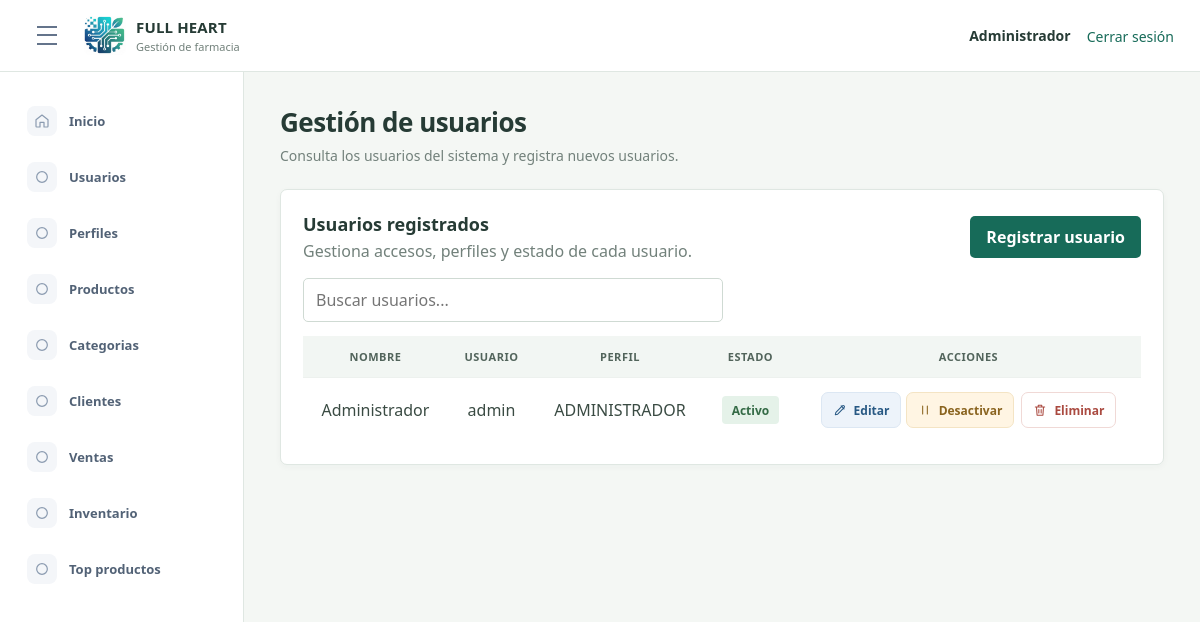
Page /index.php?route=module/usuarios (signed in) on the earlier database version.
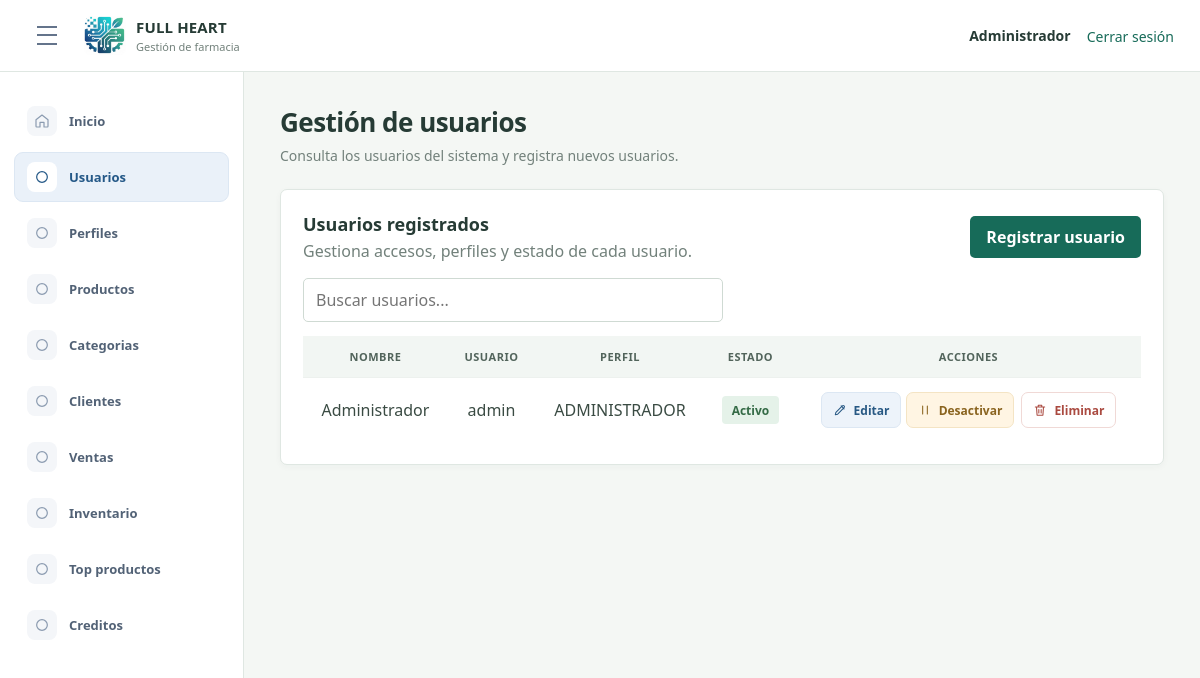
Same page on the later database version.
### tables this page shows
CREATE TABLE `opcion` (
  `idopcion` int(11) NOT NULL AUTO_INCREMENT,
  `descripcion` varchar(100) NOT NULL,
  `url` varchar(200) NOT NULL,
  `icono` varchar(50) NOT NULL DEFAULT 'fa-circle',
  `estado` tinyint(1) NOT NULL DEFAULT 1,
  `fecha_creacion` datetime NOT NULL DEFAULT current_timestamp(),
  PRIMARY KEY (`idopcion`)
);

CREATE TABLE `usuario` (
  `idusuario` int(11) NOT NULL AUTO_INCREMENT,
  `nombre` varchar(100) NOT NULL,
  `usuario` varchar(50) NOT NULL,
  `clave` char(40) NOT NULL,
  `idperfil` int(11) NOT NULL,
  `estado` tinyint(1) NOT NULL DEFAULT 1,
  `fecha_creacion` datetime NOT NULL DEFAULT current_timestamp(),
  PRIMARY KEY (`idusuario`),
  UNIQUE KEY `uk_usuario` (`usuario`),
  KEY `idx_usuario_perfil` (`idperfil`),
  CONSTRAINT `fk_usuario_perfil` FOREIGN KEY (`idperfil`) REFERENCES `perfil` (`idperfil`)
);

CREATE TABLE `perfil` (
  `idperfil` int(11) NOT NULL AUTO_INCREMENT,
  `nombre` varchar(50) NOT NULL,
  `estado` tinyint(1) NOT NULL DEFAULT 1,
  `fecha_creacion` datetime NOT NULL DEFAULT current_timestamp(),
  PRIMARY KEY (`idperfil`)
);

### app/Controllers/UsuarioController.php (called while the page is built, shortened)
<?php
class UsuarioController
{
    private User $users;
    private Profile $profiles;
    public function __construct(User $users, Profile $profiles)
    {
        $this->users = $users;
        $this->profiles = $profiles;
    }
    public function index(): void
    {
        $menuOptions = $this->requireAccess("GET");
        $users = $this->users->all();
        require __DIR__ . "/../Views/layout/app.php";
    }
    private function requireAccess(string $method): array
    {
        $menuOptions = $this->profiles->menuOptions((int) ($_SESSION["idperfil"] ?? 0));
        foreach ($menuOptions as $option) {
            if (in_array($option["url"] ?? "", ["module/usuarios", "vista/usuarios.php"], true)) {
                $allowed = true;
                break;
            }
        }
        return $menuOptions;
    }
}

### app/Models/Profile.php (called while the page is built, shortened)
<?php
class Profile
{
    private PDO $db;
    public function __construct(PDO $db)
    {
        $this->db = $db;
    }
    public function menuOptions(int $profileId): array
    {
        $sql = "SELECT o.descripcion, o.url, o.icono
                FROM perfil p
                INNER JOIN opcion o ON o.estado = 1
                LEFT JOIN acceso a ON a.idopcion = o.idopcion AND a.idperfil = p.idperfil
                WHERE p.idperfil = :idperfil
                  AND (UPPER(p.nombre) = 'ADMINISTRADOR' OR a.estado = 1)
                ORDER BY o.idopcion";
        $statement = $this->db->prepare($sql);
        $statement->execute(["idperfil" => $profileId]);
        return $statement->fetchAll();
    }
}

### app/Models/User.php (called while the page is built, shortened)
<?php
class User
{
    private PDO $db;
    public function __construct(PDO $db)
    {
        $this->db = $db;
    }
    public function isActive(int $id): bool
    {
        $statement = $this->db->prepare("SELECT 1 FROM usuario WHERE idusuario = :id AND estado = 1");
        $statement->execute(["id" => $id]);
        return $statement->fetchColumn() !== false;
    }
    public function all(): array
    {
        return $this->db->query("SELECT u.idusuario, u.nombre, u.usuario, p.nombre AS perfil, u.estado
                                FROM usuario u
                                LEFT JOIN perfil p ON p.idperfil = u.idperfil
                                WHERE u.estado <> 2
                                ORDER BY u.idusuario")->fetchAll(PDO::FETCH_ASSOC);
    }
}

### app/Views/usuarios/index.php (the view, shortened to what the changed rows need)
<div class="page-title">
    <h1>Gestión de usuarios</h1>
</div>
<section class="panel">
    <div class="section-toolbar">
        <div>
            <h2>Usuarios registrados</h2>
        </div>
    </div>
    <div class="table-wrap">
        <table class="data-table" id="usuarios-table-1">
            <thead>
                <tr><th scope="col">Nombre</th><th scope="col">Usuario</th><th scope="col">Perfil</th><th scope="col">Estado</th><th scope="col">Acciones</th></tr>
            </thead>
            <tbody>
                <?php foreach ($users as $user): ?>
                    <tr>
                        <td><?= htmlspecialchars($user["nombre"], ENT_QUOTES, "UTF-8") ?></td>
                        <td><?= htmlspecialchars($user["usuario"], ENT_QUOTES, "UTF-8") ?></td>
                        <td><?= htmlspecialchars($user["perfil"] ?? "Sin perfil", ENT_QUOTES, "UTF-8") ?></td>
                        <td><span class="status-badge <?= (int) $user["estado"] === 1 ? "is-active" : "is-muted" ?>"><?= (int) $user["estado"] === 1 ? "Activo" : "Inactivo" ?></span></td>
                        <td class="action-cell">
                            <a class="btn btn-action-edit btn-sm" data-modal-edit href="index.php?route=module/usuarios/editar&amp;id=<?= (int) $user["idusuario"] ?>"><svg aria-hidden="true" viewBox="0 0 24 24"><path d="m14 5 5 5M4 20l4-.8L19 8a2.1 2.1 0 0 0-3-3L5 16z"/></svg><span>Editar</span></a>
                            <form action="index.php?route=module/usuarios/estado" method="post">
                                <?php if ((int) $user["estado"] === 1): ?>
                                    <button class="btn btn-action-disable btn-sm" type="submit" name="accion" value="desactivar" data-confirm="El usuario quedará inactivo temporalmente. ¿Continuar?"><svg aria-hidden="true" viewBox="0 0 24 24"><path d="M8 5v14M16 5v14"/></svg><span>Desactivar</span></button>
                                    <button class="btn btn-action-delete btn-sm" type="submit" name="accion" value="eliminar" data-confirm="El usuario quedará inactivo y conservará sus registros. ¿Continuar?"><svg aria-hidden="true" viewBox="0 0 24 24"><path d="M4 7h16M10 11v6M14 11v6M6 7l1 14h10l1-14M9 7V4h6v3"/></svg><span>Eliminar</span></button>
                                <?php else: ?>
                                    <button class="btn btn-action-enable btn-sm" type="submit" name="accion" value="activar"><svg aria-hidden="true" viewBox="0 0 24 24"><path d="M5 12h14M13 6l6 6-6 6"/></svg><span>Activar</span></button>
                                <?php endif; ?>
                            </form>
                        </td>
                    </tr>
                <?php endforeach; ?>
            </tbody>
        </table>
    </div>
</section>

### app/Views/layout/sidebar.php (shortened to what the changed rows need)
<?php $currentRoute = $_GET["route"] ?? "dashboard"; ?>
<aside class="sidebar">
    <nav aria-label="Menu principal">
        <?php foreach ($menuOptions as $option): ?>
            <?php $route = $option["url"] ?? ""; ?>
            <?php
                $icons = [
                    "module/usuarios" => '<circle cx="9" cy="8" r="3"/><path d="M3 20v-1a6 6 0 0 1 12 0v1zM16 5.5a3 3 0 0 1 0 5.8M18 14a5 5 0 0 1 3 4.5V20h-3"/>',
                    "module/perfiles" => '<rect x="5" y="3" width="14" height="18" rx="2"/><path d="M9 3.5h6M9 10h6M9 14h6M9 18h3"/>',
                    "module/productos" => '<path d="m4 7 8-4 8 4-8 4zM4 7v10l8 4 8-4V7M12 11v10"/>',
                    "module/categorias" => '<path d="M20 13 11 22l-9-9V3h10z"/><circle cx="7" cy="7" r="1"/>',
                    "module/clientes" => '<rect x="4" y="3" width="16" height="18" rx="2"/><circle cx="12" cy="9" r="3"/><path d="M8 17a4 4 0 0 1 8 0"/>',
                    "module/ventas" => '<path d="M3 4h2l2.5 11h11L21 7H6M9 19h.01M18 19h.01"/>',
                    "module/inventario" => '<path d="M3 21h18M5 21V8l7-5 7 5v13M9 21v-6h6v6M9 10h.01M15 10h.01"/>',
                    "module/top-productos" => '<path d="M4 20V10M10 20V4M16 20v-7M22 20H2"/>',
                    "module/creditos" => '<rect x="3" y="6" width="18" height="13" rx="2"/><path d="M3 10h18M7 15h4"/>'
                ];
                $icon = $icons[$route] ?? '<circle cx="12" cy="12" r="8"/>';
            ?>
            <a href="index.php?route=<?= urlencode($route) ?>" <?= ($currentRoute === $route || str_starts_with($currentRoute, $route . "/")) ? 'aria-current="page"' : "" ?>>
                <span class="nav-icon" aria-hidden="true"><svg viewBox="0 0 24 24"><?= $icon ?></svg></span>
                <span><?= htmlspecialchars($option["descripcion"]) ?></span>
            </a>
        <?php endforeach; ?>
    </nav>
</aside>

Differences in the rows shown:
changed opcion "Usuarios": url "vista/usuarios.php" → "module/usuarios" (drawn)
added opcion: descripcion "Creditos"
